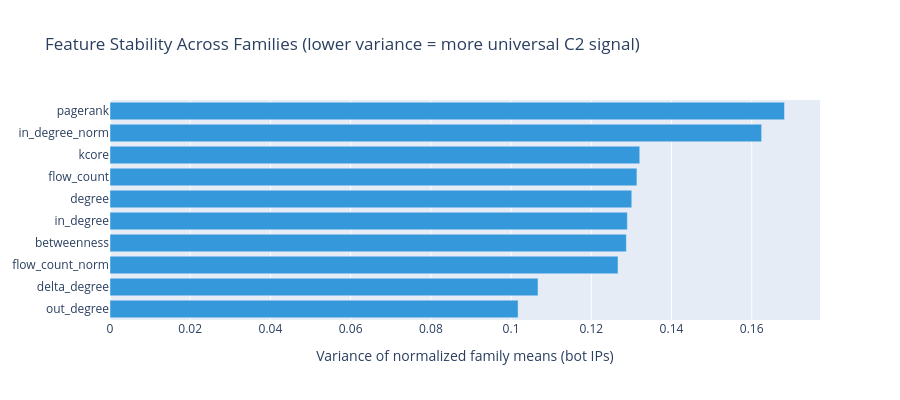

This figure's notebook cell:
### Markdown cell above
## 3. Feature Stability

Which features have the most stable signal across botnet families?
A feature with low variance across family means is a universal C2 signal.
A feature with high variance is family-specific.

### Code cell
# Compute family mean feature values for bot IPs
bot_features = all_features[all_features["is_bot"]]
family_feature_means = bot_features.groupby("family")[FEATURE_COLS].mean()

# Normalize each feature to [0,1] before computing variance
family_feature_norm = (family_feature_means - family_feature_means.min()) / (
    family_feature_means.max() - family_feature_means.min() + 1e-9
)

feature_variance = family_feature_norm.var().sort_values()

fig = go.Figure(
    go.Bar(
        x=feature_variance.values,
        y=feature_variance.index,
        orientation="h",
        marker_color="#3498db",
    )
)
fig.update_layout(
    title="Feature Stability Across Families (lower variance = more universal C2 signal)",
    xaxis_title="Variance of normalized family means (bot IPs)",
    height=400,
)
fig.show()

print("\nFeatures ranked by stability (most stable first):")
stability_df = feature_variance.reset_index()
stability_df.columns = ["feature", "variance"]
stability_df["rank"] = range(1, len(stability_df) + 1)
print(stability_df.to_string(index=False))

### Figure 1 — Plotly figure (JSON) as saved in the notebook; plotly's stock layout.template omitted (floating-point values rounded to 4 significant figures)
{"data": [{"marker": {"color": "#3498db"}, "orientation": "h", "type": "bar", "x": [0.1017, 0.1067, 0.1267, 0.1287, 0.129, 0.1301, 0.1314, 0.1321, 0.1625, 0.1682], "y": ["out_degree", "delta_degree", "flow_count_norm", "betweenness", "in_degree", "degree", "flow_count", "kcore", "in_degree_norm", "pagerank"]}], "layout": {"height": 400, "title": {"text": "Feature Stability Across Families (lower variance = more universal C2 signal)"}, "xaxis": {"title": {"text": "Variance of normalized family means (bot IPs)"}}}}
